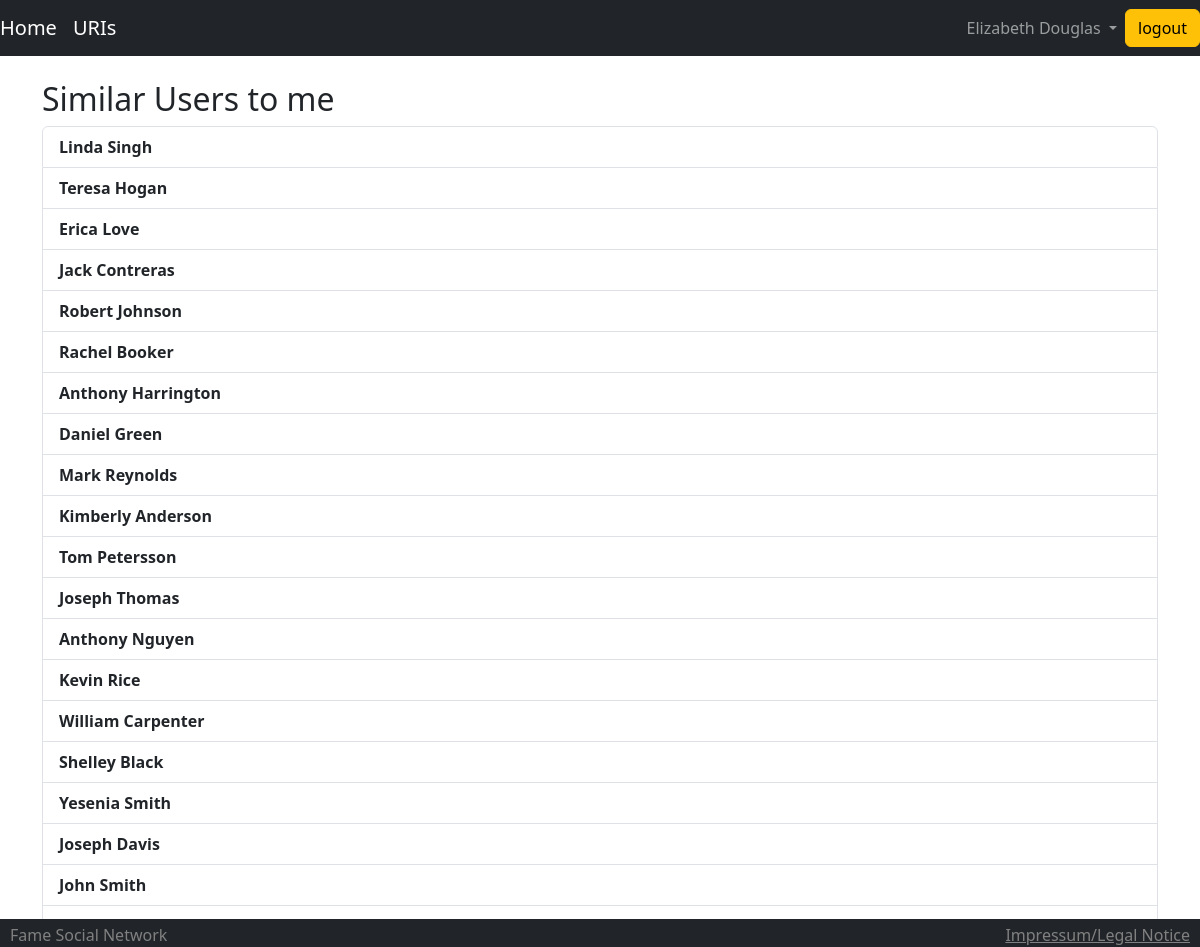
/sn/html/similar_users/ (signed in), run on the app's committed database.
### fame/models.py (models this page shows, shortened)
class FameUsers(AbstractUser):
    email = models.EmailField(unique=True)
    expertise_area = models.ManyToManyField(
        ExpertiseAreas, related_name="fame_of", through="Fame"
    )
    USERNAME_FIELD = "email"
    REQUIRED_FIELDS = []
    class Meta:
        db_table = "fame_users"

### socialnetwork/views/html.py (the view)
# urls.py: path("html/similar_users/", similar_users, name="similar_users"),
@require_http_methods(["GET"])
@login_required
def similar_users(request):
    user = _get_social_network_user(request.user)
    similar = api.similar_users(user)
    return render(request, "similar_users.html", {"similar_users": similar})

### socialnetwork/api.py (called while the page is built)
def _get_social_network_user(user) -> SocialNetworkUsers:
    try:
        user = SocialNetworkUsers.objects.get(id=user.id)
    except SocialNetworkUsers.DoesNotExist:
        raise PermissionError("User does not exist")
    return user

### socialnetwork/templates/similar_users.html (shortened to what this page needs)
{% extends "base.html" %}
{% block body %}
<div class="container mt-4">
    <h2>Similar Users to me</h2>
    {% if similar_users %}
        <ul class="list-group">
            {% for user in similar_users %}
                <li class="list-group-item">
                    <strong>{{ user.first_name }} {{ user.last_name }}</strong>
                </li>
            {% endfor %}
        </ul>
    {% else %}
        <p class="text-muted">No similar users found.</p>
    {% endif %}
</div>
{% endblock %}

### socialnetwork/templates/base.html (shortened to what this page needs)
{% load static %}
<!doctype html>
<html>
<head>
    <link
            rel="stylesheet"
            href="{% static 'bootstrap.min.css' %}"
    />
    <link
            rel="stylesheet"
            type="text/css"
            href="{% static 'bootstrap-icons.css' %}"
    />
    <link
            rel="stylesheet"
            href="{% static 'fa/css/all.min.css' %}"
    />
    <link rel="stylesheet" href="{% static 'main.css' %}"/>
</head>
<body class="d-flex flex-column min-vh-100">
<div class="body-content">
    <header>
        <nav class="navbar navbar-expand-md navbar-dark bg-dark">
            <ul class="navbar-nav">
                {% if user.is_authenticated %}
                    <li class="nav-item active">
                        <a class="navbar-brand" href="{% url 'sn:timeline' %}">Home</a>
                    </li>
                    <li class="nav-item active">
                        <a class="navbar-brand" href="{% url 'home' %}">URIs</a>
                    </li>
                {% endif %}
            </ul>
            <ul class="navbar-nav ms-auto">
                <li class="nav-item dropdown">
                    <a class="nav-link dropdown-toggle" href="#" role="button" data-bs-toggle="dropdown"
                       aria-expanded="false" data-testid="navbar_user_section">
                        {% if user.is_authenticated %}
                            <span>{{ request.user.first_name }} {{ request.user.last_name }}</span>
                        {% else %}
                            <span>Not logged in</span>
                        {% endif %}
                    </a>
            </ul>
            {% if user.is_authenticated %}
                <form method="post" action="{% url 'logout' %}">
                    <button type="submit" class="btn btn-warning">logout</button>
                </form>
            {% endif %}
        </nav>
    </header>
    <div id="wrap">
        <div class="container-fluid" id="main">
            {% block body %} {% endblock %}
        </div>
    </div>
    <footer
            class="page-footer fixed-bottom font-small bg-dark pt-1"
            style="color: gray"
    >
        <div style="display: flex; justify-content: space-between">
            <div style="margin-left: 10px; margin-right: 10px">Fame Social Network</div>
            <div style="margin-right: 10px">
                <a
                        style="color: gray"
                        href="https://www.uni-saarland.de/en/legal-notice.html"
                        data-testid="footer_impressum"
                >Impressum/Legal Notice</a>
            </div>
        </div>
    </footer>
</div>
</body>
</html>

### assets/main.css (style rules this page uses)
html { overflow-y: scroll; height: 100%; width: 100%; }
body { height: 100%; width: 100%; }

### data on the page
FameUsers: user.first_name "Elizabeth", user.last_name "Douglas"
FameUsers: first_name "Linda", last_name "Singh"
FameUsers: first_name "Teresa", last_name "Hogan"
FameUsers: first_name "Erica", last_name "Love"
FameUsers: first_name "Jack", last_name "Contreras"
FameUsers: first_name "Robert", last_name "Johnson"
FameUsers: first_name "Rachel", last_name "Booker"
FameUsers: first_name "Anthony", last_name "Harrington"
FameUsers: first_name "Daniel", last_name "Green"
FameUsers: first_name "Mark", last_name "Reynolds"
FameUsers: first_name "Kimberly", last_name "Anderson"
FameUsers: first_name "Tom", last_name "Petersson"
FameUsers: first_name "Joseph", last_name "Thomas"
FameUsers: first_name "Anthony", last_name "Nguyen"
FameUsers: first_name "Kevin", last_name "Rice"
FameUsers: first_name "William", last_name "Carpenter"
FameUsers: first_name "Shelley", last_name "Black"
FameUsers: first_name "Yesenia", last_name "Smith"
FameUsers: first_name "Joseph", last_name "Davis"
FameUsers: first_name "John", last_name "Smith"
